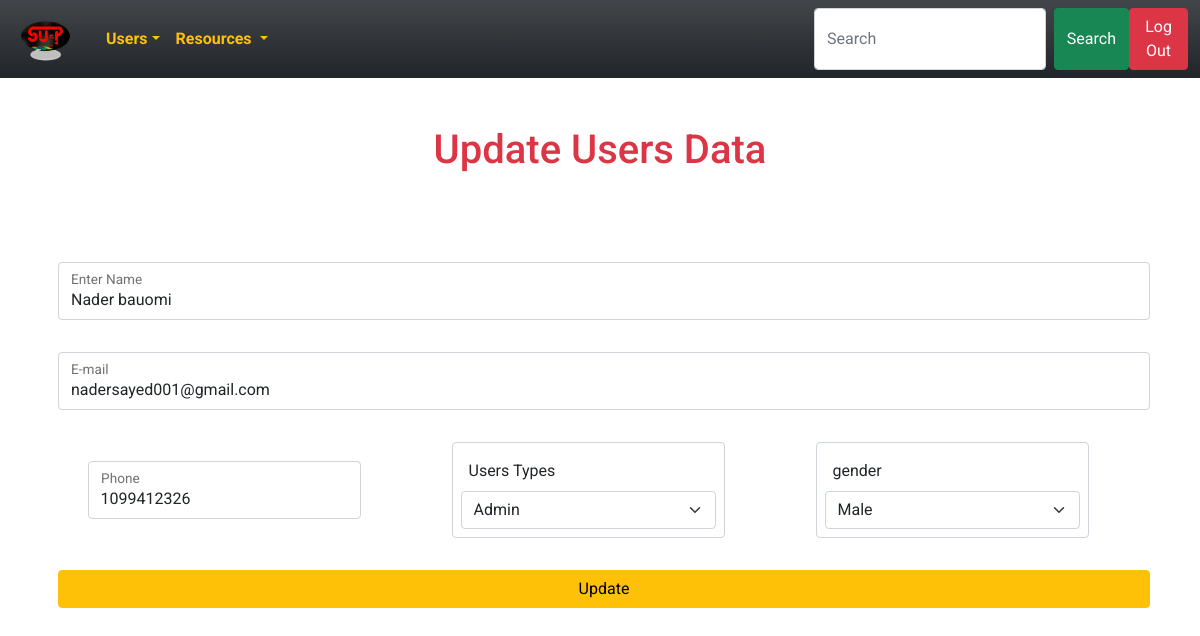
Page /admin/resources/news/edit.php?id=1 on the committed database.
### tables this page shows
CREATE TABLE `users` (
  `id` int(11) NOT NULL,
  `name` char(50) NOT NULL,
  `email` char(80) NOT NULL,
  `password` char(50) NOT NULL,
  `phone` int(11) NOT NULL,
  `gender` char(40) NOT NULL,
  `user_type` int(11) DEFAULT NULL
);

CREATE TABLE `userstypes` (
  `id` int(11) NOT NULL,
  `user_type` char(100) NOT NULL
);

### admin/resources/news/edit.php (the view, shortened to what this page needs)
<?php
require '../../dbConnection.php';
require "../headeradmin.php";
$id = $_GET['id'];
$id = filter_var($id, FILTER_SANITIZE_NUMBER_INT);
$sql = "select * from users where id = $id";
$op = mysqli_query($con, $sql);
$data = mysqli_fetch_assoc($op);
$sqlTypes = "select * from usersTypes";
$op2 =  mysqli_query($con, $sqlTypes);
?>
<!DOCTYPE html>
<html lang="en">
<head>
    <link rel="stylesheet" href="../../css/edit.css">
</head>
<body>
    <div class="container">
        <h2 class="text-center h1 text-danger m-5">Update Users Data </h2>
        <form action="edit.php?id=<?php echo $data['id']; ?>" method="POST" class="container mx-auto mt-5 d-flex flex-column  p-4 ps-0 ">
            <div class="col-sm-12 m-3 ">
                <div class=" form-floating">
                    <input type="text" class="form-control" id="floatingInput" placeholder="Enter Name" name="name" value="<?php echo $data['name']; ?>">
                    <label for="floatingInput">Enter Name</label>
                </div>
            </div>
            <div class="col-sm-12 m-3 ">
                <div class=" form-floating">
                    <input type="e-mail" class="form-control" id="floatingInput" placeholder="E-mail" name="email" value="<?php echo $data['email']; ?>">
                    <label for="floatingInput">E-mail</label>
                </div>
            </div>
            <div class="d-flex align-items-center justify-content-around">
                <div class="col-lg-3 mt-3 mb-3 ">
                    <div class=" form-floating">
                        <input type="text" class="form-control" id="floatingInput" placeholder="Phone.." name="phone" value="<?php echo $data['phone']; ?>">
                        <label for="floatingInput">Phone</label>
                    </div>
                </div>
                <div class="col-sm-3 mt-3 mb-3 ">
                    <div class=" form-control p-2">
                        <label for="usertype" class="p-2">Users Types</label>
                        <select name="usertype" id="usertype" class="form-select" name="usertype">
                            <?php while ($datas = mysqli_fetch_assoc($op2)) {
                            ?>
                                <option value="<?php echo $datas['id']; ?>" <?php if ($datas['id'] == $data['user_type']) {
                                                                                echo 'selected';
                                                                            } ?>><?php echo $datas['user_type']; ?></option>
                            <?php } ?>
                        </select>
                    </div>
                </div>
                <div class="col-sm-3 mt-3 mb-3 ">
                    <div class=" form-control p-2">
                        <label for="gender" class="p-2">gender</label>
                        <select name="gender" id="gender" class="form-select" name="gender">
                            <option value="male" <?php if ($data['gender'] == 'male') {
                                                        echo 'selected';
                                                    } ?>>Male</option>
                        </select>
                    </div>
                </div>
            </div>
            <input type="submit" class="btn btn-warning col-sm-12 m-3" value="Update">
        </form>
    </div>
</body>
</html>

### css/edit.css (style rules this page uses)
body { background: url(http://cdn.magdeleine.co/wp-content/uploads/2014/05/3jPYgeVCTWCMqjtb7Dqi_IMG_8251-1400x933.jpg); background-size: cover; background-repeat: no-repeat; font-family: 'Roboto', sans-serif; }

### rows in the picture
users: name "Nader bauomi", email "nadersayed001@gmail.com", phone "1099412326", usertype "Admin", gender "Male"
